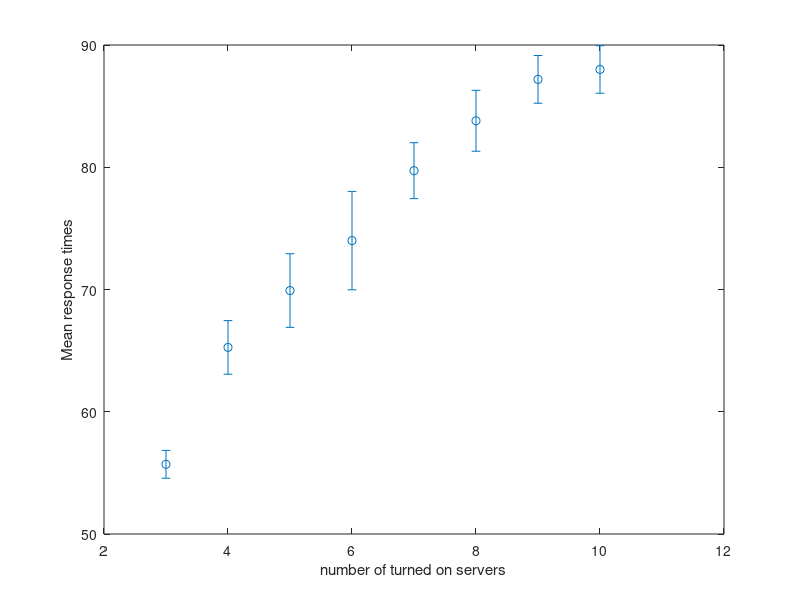

Here is the MATLAB script that generated this plot:
x = [3 4 5 6 7 8 9 10]; %nb of servers
 y = [55.7000153846 65.2632493151 69.9152085714 73.9996 79.720728 83.8023114286 87.1874293333 87.9992215385]; % list containing mean RT
 err = [1.13792615046 2.19115590127 3.01190010473 4.0241964268 2.28711262704 2.49305412417 1.95124736955 1.94281699673]; % list containing STD

 errorbar(x,y,err, 'o')
 xlabel('number of turned on servers')
 ylabel('Mean response times')